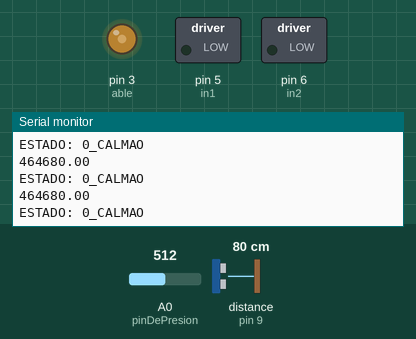
Recording of a sketch running on a simulated Arduino Uno, built with avr-gcc and run on an emulated ATmega328P. Shown: switched loads named in the sketch (green lamp = pin HIGH), output pins drawn as LEDs (lit = HIGH), the last lines printed to the serial monitor. Wiring (inferred from the names in the program): ultrasonic range finder: trigger pin 8; echo pin 9. The test bench sets the inputs (shaded band); at power-on: distance to the obstacle (sensor on pin 9) 80 cm, A0 (pinDePresion) = 512. The echo pulse lasts 58.3 µs per cm; random numbers use the default seed unless the sketch sets one; the audio player accepts every command and is not drawn; pins used as bus, display or sensor lines are not drawn.

Above: at 1.7 s.
1.8 s: distance to the obstacle (sensor on pin 9) set to 35 cm
At 2.3 s:
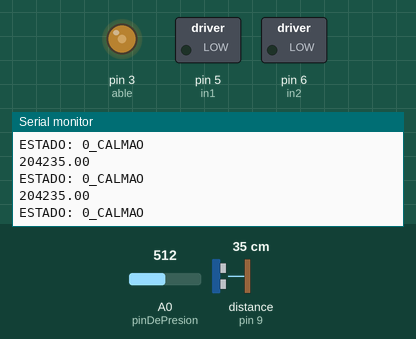
3.3 s: distance to the obstacle (sensor on pin 9) set to 27 cm
At 3.88 s:
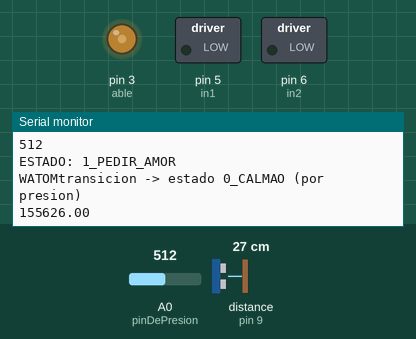
4.9 s: A0 (pinDePresion) set to 106
At 4.99 s:
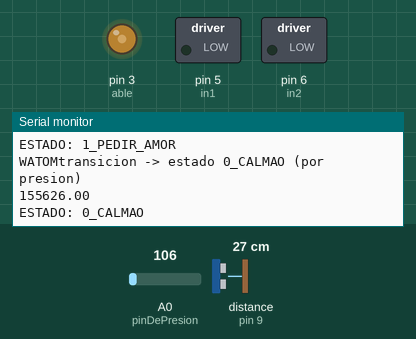
6.4 s: A0 (pinDePresion) set to 94
At 6.57 s:
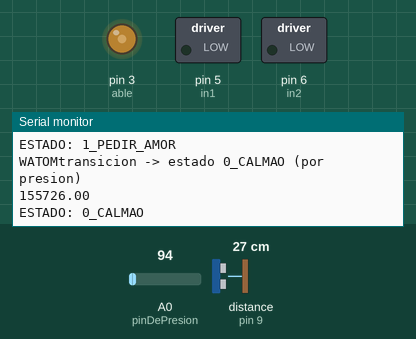
Timing chart, 0 to 9.4 s (numbered marks = the images above; inputs shaded):
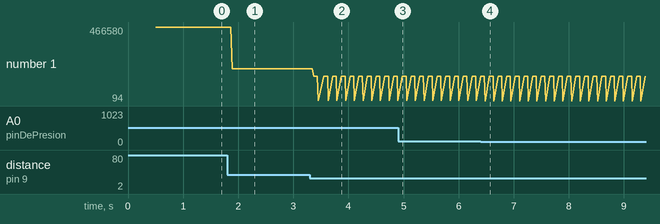

Measured:
- the behaviour switches between 31 and 30 cm on distance to the obstacle (sensor on pin 9) (found by bisection; images 1 and 2)
- after the input at 1.8 s, the serial monitor: prints a new line after 0.09 s (image 1)
- after the input at 3.3 s, the serial monitor: prints a new line after 0.07 s (image 2)
- after the input at 6.4 s, the serial monitor: prints a new line after 0.08 s (image 4)
- plotted number 1: 464680 → 204235 after the input at 1.8 s, 204235 → 512 after the input at 3.3 s, 512 → 106 after the input at 4.9 s

The sketch:

emocionalidades_3_9_2.ino
```cpp
//incluir archivos de clases
//módulo mp3 tf 16p DFPlayerMini
#include "ActuadorN3P.h"
//sensor de presion
#include "SensorDePresion.h"
//motor DC
#include "MotorMarvel.h"
// servomotores
#include "ActuadorSielvo.h"
// sensor ultrasónico
#include "SensorSonic.h"

// declarar instancias de cada clase
ActuadorN3P n3p;
SensorDePresion depresion;
MotorMarvel motoMoto;
ActuadorSielvo sielvoLumbar;
ActuadorSielvo sielvoRotor;
SensorSonic hedgehog;

int estadoActual = 0;
int estadoAnterior = -1;

// bool estadoAct0;
// bool estadoAct1;
// bool estadoAct1;
// bool estadoAct1;


// parte en estado 0
// estados 0, 1, 2, 3 pueden avanzar al siguiente
// estados 2, 3, 4 pueden volver al 0
// estado 4 tras terminar vuelve al 0

// ESTADOS
// 0_CALMAO: sensor ultrasonico
// 1_PEDIR_AMOR: sensor de presion
// 2_PATALETA_LEVE: mp3
// 3_PATALETA_BRIGIDA: servo columna, mp3
// 4_AUTODESTRUCCION: servo rotacion, servo columna, mp3, motorDC

// parte en estado 0

unsigned long inicioEstado1 = 0;
unsigned long duracionEstado1 = 10000;

unsigned long momentoCambioEstado = 0;

void setup() {
  n3p.configurar();
  depresion.configurarDePresion();
  motoMoto.Setear();
  hedgehog.configurarSonic();
  Serial.begin(9600);
}

void loop() {
  // guardar estadoAnterior
  // si sensor de presion detecta presion, abrazar = true
  depresion.funcionaDePresion();
  hedgehog.funcionaSonic();

  //estadoAnterior = estadoActual;
  // actualizar lecturas de sensores
  // o detectar si es hora de volver a estado 0
  // if (millis() - momentoCambioEstado) > tiempoQueDuraEstado4,
  // entonces estadoActual = 0
  // definir estado actual
  // detectar si hubo cambio de estado

  //   if (estadoActual != estadoAnterior) {
  //  estadoAnterior = estadoActual;
  if (estadoActual == 0) {

    Serial.println("ESTADO: 0_CALMAO");
    // si ultrasonico detecta presencia
    // paso al estado 1
    if (hedgehog.carinoPotencial) {
      estadoAnterior = estadoActual;
      estadoActual = 1;
      // enEstado1 = true;
      inicioEstado1 = millis();
      // hedgehog.carinoPotencial = false;
      Serial.println("transicion -> estado 1_PEDIR_AMOR");
    }
  } else if (estadoActual != estadoAnterior && estadoActual == 1) {
    Serial.println(depresion.valorDePresion);

    Serial.println("ESTADO: 1_PEDIR_AMOR");
    if (millis() - inicioEstado1 >= duracionEstado1) {

      estadoActual = 2;
    } else {

      // if (millis() - ultimaReproduccion > 5000) {  // Cada 5 segundos
      //   ultimaReproduccion = millis();
      // // emitir audio del estado 1
      n3p.emitirAlarmaEstado1();
      // modulito.volume(2);
      // if (tiempoActualAudio - tiempoNuevoEstado1 >= intervaloAudio) {


      // Serial.println(depresion.valorDePresion);
      if (depresion.watitaRascada == true) {
        Serial.print("WATOM");
        motoMoto.abrazar();

        Serial.println("transicion -> estado 0_CALMAO (por presion)");
        // hedgehog.carinoPotencial=false;
        // estadoAnterior = estadoActual;
        estadoActual = 0;
        // enEstado1 = false;
      }
    }
  } else if (estadoActual != estadoAnterior && estadoActual == 2) {
    Serial.println("ESTADO: 2_PATALETA_LEVE");


  }
}


// si sensor de presion pasa de PRESION A NO PRESION
// abrazar = false
// paso a estado = 2


//   } else if (estadoActual == 2) {
//     // n3p.audioYaSonoEstado1 = false;
//     //  if (tiempoActual - tiempoTranscurrido >= intervaloE2) {
//     Serial.println("ESTADO: 2_PATALETA_LEVE");

//     // emitir audio del estado 2
//     n3p.emitirAlarmaEstado2();
//     // cuando pasa cierto tiempo asociado a estado 2
//     // pasa al estado 3
//     // pero si sensa presion vuelve al estado 0
//     depresion.funcionaDePresion();
//     if (depresion.watitaRascada == true) {
//       motoMoto.abrazar();
//       estadoActual = 0;
//     }
//     // } else {
//     estadoActual = 3;

//   } else if (estadoActual == 3) {
//     // if (tiempoActual - tiempoTranscurrido >= intervaloE3) {
//     Serial.println("ESTADO: 3_PATALETA_BRIGIDA");

//     // emitir audio del estado 3
//     // n3p.emitirAlarma(estadoActual);

//     // simultaneamente mueve el motor DC
//     // despues de cierto tiempo asociado a estado 3
//     // pasa al estado 4
//     // pero si sensa presion vuelve al estado 0
//     depresion.funcionaDePresion();
//     if (depresion.watitaRascada == true) {
//       motoMoto.abrazar();
//       estadoActual = 0;

//       // } else {
//       estadoActual = 4;
//     }
//   } else if (estadoActual == 4) {
//     // tiempoActual = 0;
//     // tiempoTranscurrido = millis();
//     // if (tiempoActual - tiempoTranscurrido >= intervaloE4) {
//     Serial.println("ESTADO: AUTODESTRUCCION");

//     // emitir audio del estado 4
//     // n3p.emitirAlarma(estadoActual);
//     // mientras suena
//     // simultaneamente mueve el motor servo de rotacion
//     sielvoRotor.SielvoRotar();
//     // simultaneamente abrazo = true
//     motoMoto.abrazar();
//     // cuando termina la rotacion del motor servo
//     // se mueve el servo lumbar
//     sielvoLumbar.SielvoAflijir();
//     // tras terminar servo lumbar
//     // despues de cierto tiempo asociado a estado 4
//     // pasa al estado 0

//     // pasa al estado 0 inmediatamente
//     // si sensa presion en cualquier momento
//     // } else {
//     // estadoActual = 0;
//   }
//    estadoAnterior = estadoActual;
// }


// }
```

ActuadorN3P.cpp
```cpp
#include "ActuadorN3P.h"
#include <Arduino.h>

ActuadorN3P::ActuadorN3P() {
  // tiempoNuevoEstado1 = 0;
  // intervaloAudio = 5000;  // 5 segundos por ejemplo
}

void ActuadorN3P::configurar() {
  mp3Serial.begin(9600);

  if (!modulito.begin(mp3Serial)) {
    Serial.println("Error iniciando DFPlayer");
  } else {
    Serial.println("DFPlayer listo!");
  }
}

void ActuadorN3P::emitirAlarmaEstado1() {
  if (!audioReproduciendo) {
    //  tiempoActualAudio = millis();
    modulito.volume(9);
    // if (tiempoActualAudio - tiempoNuevoEstado1 >= intervaloAudio) {
    int randomFile = random(1, 3);
    modulito.playFolder(1, randomFile);
    audioReproduciendo = true;
    Serial.print("Reproduciendo archivo ");
    Serial.println(randomFile);
    // tiempoNuevoEstado1 = tiempoActualAudio;
  }
  // Detectar fin del audio
  if (modulito.available()) {
    if (modulito.readType() == DFPlayerPlayFinished) {
      audioReproduciendo = false;
      Serial.println("Audio finalizado");
    }
  }
}

void ActuadorN3P::emitirAlarmaEstado2() {
  if (!audioReproduciendo) {
    //  tiempoActualAudio = millis();
    modulito.volume(25);
    // if (tiempoActualAudio - tiempoNuevoEstado1 >= intervaloAudio) {
    int randomFile = random(1, 3);
    modulito.playFolder(2, randomFile);
    audioReproduciendo = true;
    Serial.print("Reproduciendo archivo ");
    Serial.println(randomFile);
    // tiempoNuevoEstado1 = tiempoActualAudio;
  }
  // Detectar fin del audio
  if (modulito.available()) {
    if (modulito.readType() == DFPlayerPlayFinished) {
      audioReproduciendo = false;
      Serial.println("Audio finalizado");
    }
  }
}

void ActuadorN3P::emitirAlarmaEstado3() {
  if (!audioReproduciendo) {
    //  tiempoActualAudio = millis();
    modulito.volume(25);
    // if (tiempoActualAudio - tiempoNuevoEstado1 >= intervaloAudio) {
    int randomFile = random(1, 3);
    modulito.playFolder(3, randomFile);
    audioReproduciendo = true;
    Serial.print("Reproduciendo archivo ");
    Serial.println(randomFile);
    // tiempoNuevoEstado1 = tiempoActualAudio;
  }
  // Detectar fin del audio
  if (modulito.available()) {
    if (modulito.readType() == DFPlayerPlayFinished) {
      audioReproduciendo = false;
      Serial.println("Audio finalizado");
    }
  }
}

void ActuadorN3P::emitirAlarmaEstado4 () {
  if (!audioReproduciendo) {
    //  tiempoActualAudio = millis();
    modulito.volume(25);
    // if (tiempoActualAudio - tiempoNuevoEstado1 >= intervaloAudio) {
    int randomFile = random(1, 3);
    modulito.playFolder(4, randomFile);
    audioReproduciendo = true;
    Serial.print("Reproduciendo archivo ");
    Serial.println(randomFile);
    // tiempoNuevoEstado1 = tiempoActualAudio;
  }
  // Detectar fin del audio
  if (modulito.available()) {
    if (modulito.readType() == DFPlayerPlayFinished) {
      audioReproduciendo = false;
      Serial.println("Audio finalizado");
    }
  }
}
//   }
//     //ver si hay audios en la cola
//     if (modulito.available()) {

//     //reproducir audio random del estado 1(pedirAmor)
//     // randomFile = random(1, 3);
//     modulito.playFolder(1, 1);
//     // delay(20);

//     // notificar por el monitor Serial que fue reproducida la alarma fuerte
//     Serial.print("audio estado 1_PEDIR_AMOR , ");
//     Serial.println(randomFile);

//     tiempoNuevoEstado1 = tiempoActualAudio;
//     // tiempoNuevoEstado1 = tiempoActualAudio;
//   }
// }


// void ActuadorN3P::emitirAlarmaEstado2() {}
// void ActuadorN3P::emitirAlarmaEstado3() {}
// void ActuadorN3P::emitirAlarmaEestado4() {}


/*
void ActuadorN3P::emitirAlarma(int estadoActual) {
// 0_CALMAO


// 1_PEDIR_AMOR
// 2_PATALETA_LEVE
// 3_PATALETA_BRIGIDA
// 4_AUTODESTRUCCION

  if (estadoActual == 1) {
    //reproducir audio random del estado 1(pedirAmor)
    //print "rascame la watita"
    //tiempoInicioEstado=millis();
    randomFile = random(1, 3);
    modulito.playFolder(1, randomFile);
    //si el tiempoInicioEstado es mayor a 8seg, pasa a estado 2(pataletaLeve)
  } else if (estadoActual == 2) {
    //reproducir audio random del estado 2(pataletaLeve)
      randomFile = random(1, 3);
    modulito.playFolder(2, randomFile);
    //tiempoInicioEstado=millis();
    //si el tiempoInicioEstado es mayor a 12seg, pasa a estado 3(pataletaBrigida)
  } else if (estadoActual == 3) {
    //reproducir audio random del estado 3(pataletaBrigida)
        randomFile = random(1, 3);
    modulito.playFolder(3, randomFile);
    //tiempoInicioEstado=millis();
    //si el tiempoInicioEstado es mayor a 12seg, pasa a estado 4(autodestruccion)
  } else if (estadoActual == 4) {
    //reproducir audio largo del estado 4(autodestruccion)
    modulito.playFolder(3, 1);

  }
*/


//   ActuadorN3P::modulito.volume(20);
//   ActuadorN3P::modulito.play();
//   delay(500);
//   Serial.println("rascame la watita xfis :p");
// }
```

ActuadorN3P.h
```cpp
#ifndef ACTUADOR_N3P_H
#define ACTUADOR_N3P_H

#include <Arduino.h>
#include <SoftwareSerial.h>
#include <DFRobotDFPlayerMini.h>

class ActuadorN3P {
public:
  // constructor
  ActuadorN3P();

  void configurar();

  //void emitirAlarma(int estadoActual);

  void emitirAlarmaEstado1();
  void emitirAlarmaEstado2();
  void emitirAlarmaEstado3();
  void emitirAlarmaEstado4();

  SoftwareSerial mp3Serial = SoftwareSerial(10, 11);
  DFRobotDFPlayerMini modulito;

  int randomFile;
  int tiempoActualAudio=0;
  unsigned long tiempoNuevoEstado1 = millis();
  // int tiempoNuevoEstado2;
  // int tiempoNuevoEstado3;
  // int tiempoNuevoEstado4;
unsigned long intervaloAudio=10000;
bool audioReproduciendo= false;
  // bool debug = false;


};

#endif
```

ActuadorSielvo.cpp
```cpp
#include "ActuadorSielvo.h"


ActuadorSielvo::ActuadorSielvo() {

}

void ActuadorSielvo::SetearSielvo(){
    Servo sielvoLumbar;
  Servo sielvoRotor;
sielvoLumbar.attach(pinSielvoLumbar);
sielvoRotor.attach(pinSielvoRotor);

}

void ActuadorSielvo::SielvoRotar(){
  sielvoRotor.write(120);
}
void ActuadorSielvo::SielvoErguir(){
  sielvoLumbar.write(0);
}
void ActuadorSielvo::SielvoAflijir(){
  sielvoLumbar.write(90);
}
void ActuadorSielvo::SielvoTersiana(){
  sielvoLumbar.write(0);
  sielvoLumbar.write(30);
  sielvoLumbar.write(0);
  sielvoLumbar.write(30);
}
```

ActuadorSielvo.h
```cpp
#ifndef ACTUADOR_SIELVO_H
#define ACTUADOR_SIELVO_H

#include <Arduino.h>
#include <Servo.h>

class ActuadorSielvo {
public:

   int pinSielvoLumbar = 4;
   int pinSielvoRotor = 12;

   // Objetos servo
    Servo sielvoLumbar;
    Servo sielvoRotor;

  ActuadorSielvo();

 void SetearSielvo();

void SielvoRotar();

void SielvoErguir();

void SielvoAflijir();

void SielvoTersiana();

};

#endif
```

MotorMarvel.cpp
```cpp
#include "MotorMarvel.h"

MotorMarvel::MotorMarvel() {
  able = 3;
  in1 = 5;
  in2 = 6;
  pinMode(able, OUTPUT);
  pinMode(in1, OUTPUT);
  pinMode(in2, OUTPUT);
}

void MotorMarvel::Setear() {

  //asignar velocidad
  analogWrite(able, 100);
}

void MotorMarvel::abrazar() {
  bool abrazo = false;
  if (abrazo == true) {
    //asignar velocidad
    analogWrite(able, 100);
    //prender en direccion1
    digitalWrite(in1, HIGH);
  } else {
    //apagar
    digitalWrite(in1, LOW);
  }
}

void MotorMarvel::tersiana() {
  //direccion1 ON
  digitalWrite(in1, HIGH);
  // direccion1 OFF
  digitalWrite(in1, LOW);

  //direccion ON
  digitalWrite(in2, HIGH);
  //direccion2 OFF
  digitalWrite(in2, LOW);
}
```

MotorMarvel.h
```cpp
#ifndef MOTOR_MARVEL_H
#define MOTOR_MARVEL_H

#include <Arduino.h>

class MotorMarvel {
public:
  int able;
  int in1;
  int in2;
  bool abrazo = false;

  MotorMarvel();

  void Setear();

  void abrazar();

  void tersiana();
};

#endif
```

SensorDePresion.cpp
```cpp
// incluye el archivo.h
#include "SensorDePresion.h"

// hacer que la clase claseee
SensorDePresion::SensorDePresion() {}


void SensorDePresion::configurarDePresion() {

  pinDePresion = A0;
  valorDePresion = 0;
  watitaRascada = false;
  //hay q calibrar la presion/revisar cableado
  int presionMinimaAceptable = 700;
  pinMode(pinDePresion, INPUT);
}

void SensorDePresion::funcionaDePresion() {
  //asignar el valor del pin del sensor de presion, a la variable valorDePresion
  valorDePresion = analogRead(pinDePresion);
  // Serial.print(valorDePresion);
  //si valorDePresion es mayor a presionMinimaAceptable, hayBrazo es true
  if (valorDePresion > presionMinimaAceptable) {
    //recibiendo abrazo
    watitaRascada = true;
  } else {
    //si no vuelve a false, llama a ese estaod todo el rato
    watitaRascada = false;
  }
}
```

SensorDePresion.h
```cpp
#ifndef SENSOR_DE_PRESION_H
#define SENSOR_DE_PRESION_H

// incluir biblliotecas
#include "Arduino.h"

// crear la clase
class SensorDePresion{
public:
SensorDePresion();

//crear los voids
void configurarDePresion();

void funcionaDePresion();

int pinDePresion;
int valorDePresion;
bool watitaRascada;
int presionMinimaAceptable;
};

#endif
```

SensorSonic.cpp
```cpp
// incluye el archivo.h
#include "SensorSonic.h"

// hacer que la clase claseee
SensorSonic::SensorSonic() {
}

//poner tus voids escrbiendo la clase antes, por buenos modales
// aqui ocurre el setup
void SensorSonic::configurarSonic() {
  // sustancia = 999;
  valorSonic = 0;
  presionMinimaAceptable = 50;
  pinTrix = 8;
  //Pin Echo
  pinEkeko = 9;
  carinoPotencial = false;


  //int presionDolorosa = 230;
  pinMode(pinTrix, OUTPUT);
  pinMode(pinEkeko, INPUT);
}

// aqui ocurre el loop
void SensorSonic::funcionaSonic() {
  // carinoPotencial=false;
  digitalWrite(pinTrix, LOW);
  delayMicroseconds(2);
  //enviar un pulso ultrasonico

  digitalWrite(pinTrix, HIGH);
  delayMicroseconds(10);

  digitalWrite(pinTrix, LOW);

  duracion = pulseIn(pinEkeko, HIGH);

  sustancia = duracion / 58;
  Serial.print(duracion);
  Serial.println(sustancia);

  if (sustancia > 400 || sustancia <= 0) {
    sustancia = 400;
  }


  if (sustancia < 30 && sustancia > 0) {
    carinoPotencial = true;
  } else {
    carinoPotencial = false;
  }
}
```

SensorSonic.h
```cpp
#ifndef SENSOR_SONIC_H
#define SENSOR_SONIC_H

// incluir biblliotecas
#include "Arduino.h"

// crear la clase
class SensorSonic {
public:
  SensorSonic();

  //crear los voids
  void configurarSonic();

  void funcionaSonic();

  long duracion;
  // sustancia = distancia
  float sustancia;
  int valorSonic;
  int pinTrix;
  //Pin Echo
  int pinEkeko;
  int presionMinimaAceptable;

  bool carinoPotencial;
};

#endif
```
